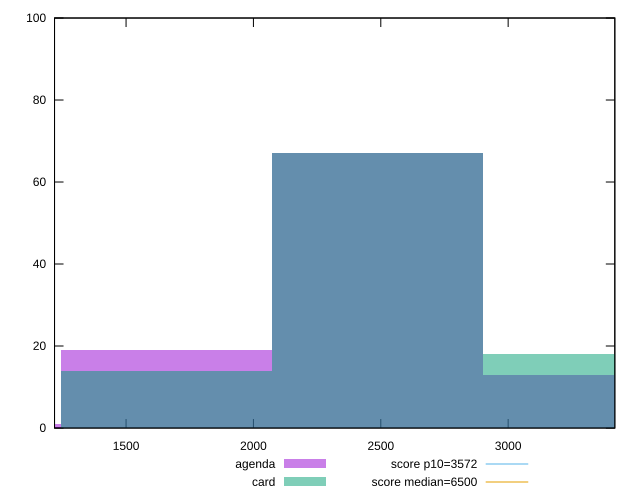

Recreate this plot in gnuplot.
reset

$agenda <<EOF
3315.506168152547 13
2486.6296261144103 67
828.8765420381368 1
1657.7530840762736 19
EOF

$card <<EOF
2486.6296261144103 67
3315.506168152547 18
1657.7530840762736 14
EOF

set key outside below
set boxwidth 828.8765420381368
set xrange [1219.176:3418.7769999999996]
set yrange [0:100]
set trange [0:100]
set style fill transparent solid 0.5 noborder

set parametric
set terminal svg size 640, 500 enhanced background rgb 'white'
set output "report/report_00029_2021-02-24T13-36-40.390Z/first-cpu-idle/comparison/histogram/1_vs_2.svg"

plot $agenda title "agenda" with boxes, \
     $card title "card" with boxes, \
     3572,t title "score p10=3572", \
     6500,t title "score median=6500"

reset
